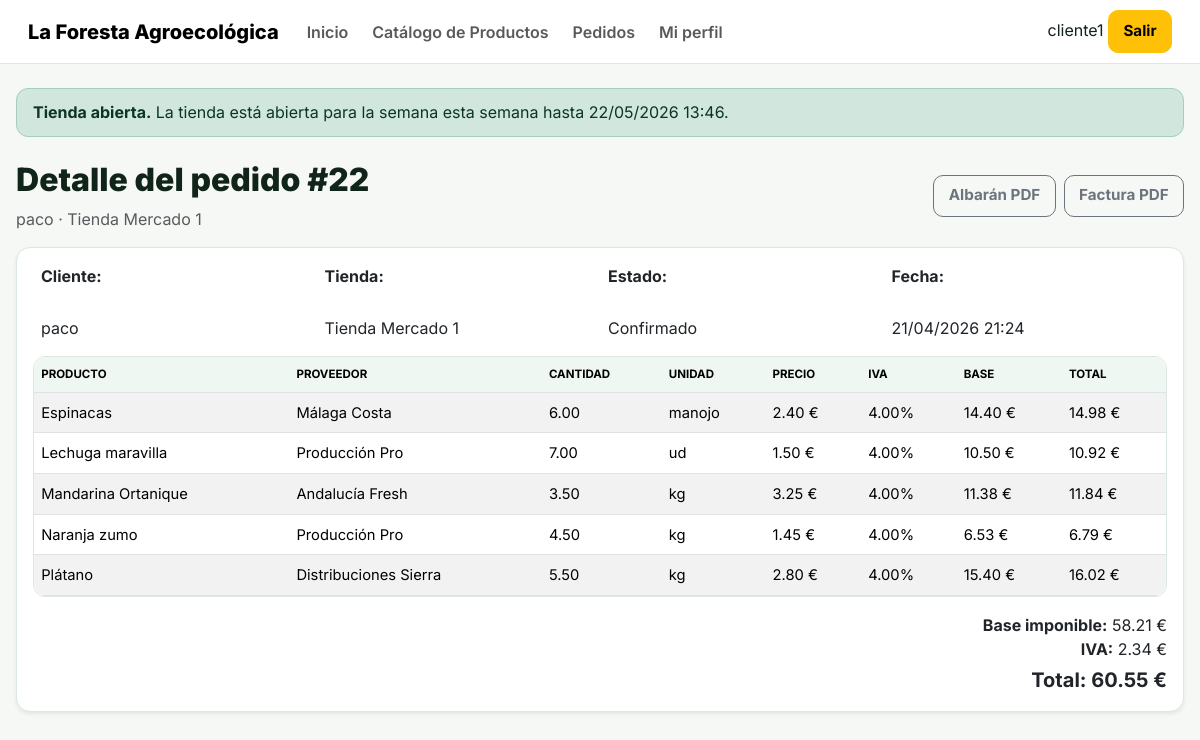
Screenshot of /pedidos/22/ (signed in) with the database file from the repository.
### orders/models.py (models this page shows, shortened)
class Pedido(models.Model):
    BORRADOR = 'borrador'
    CONFIRMADO = 'confirmado'
    ANULADO = 'anulado'
    ESTADOS = [
        (BORRADOR, 'Borrador'),
        (CONFIRMADO, 'Confirmado'),
        (ANULADO, 'Anulado'),
    ]
    ciclo = models.ForeignKey(OrderCycle, on_delete=models.PROTECT, related_name='pedidos')
    usuario = models.ForeignKey(settings.AUTH_USER_MODEL, on_delete=models.PROTECT, related_name='pedidos')
    cliente = models.ForeignKey(Cliente, on_delete=models.PROTECT, related_name='pedidos')
    tienda = models.ForeignKey(Tienda, on_delete=models.PROTECT, related_name='pedidos')
    estado = models.CharField(max_length=20, choices=ESTADOS, default=BORRADOR)
    observaciones = models.TextField(blank=True)
    creado_en = models.DateTimeField(auto_now_add=True)
    actualizado_en = models.DateTimeField(auto_now=True)
    class Meta:
        ordering = ['-creado_en']
    @property
    def subtotal(self):
        return quantize_2(sum((linea.subtotal for linea in self.lineas.all()), Decimal('0.00')))
    @property
    def total_iva(self):
        return quantize_2(sum((linea.iva_total for linea in self.lineas.all()), Decimal('0.00')))
    @property
    def total(self):
        return quantize_2(self.subtotal + self.total_iva)
    def puede_editarse_por(self, user):
        if user.is_superuser:
            return True
        if self.usuario_id != user.id:
            return False
        if self.estado == self.ANULADO:
            return False
        return self.ciclo.esta_abierto

class LineaPedido(models.Model):
    pedido = models.ForeignKey(Pedido, on_delete=models.CASCADE, related_name='lineas')
    producto = models.ForeignKey(Producto, on_delete=models.PROTECT)
    proveedor_snapshot = models.ForeignKey(Proveedor, on_delete=models.PROTECT, related_name='+')
    nombre_producto_snapshot = models.CharField(max_length=150)
    unidad_medida_snapshot = models.CharField(max_length=20)
    precio_unitario_snapshot = models.DecimalField(max_digits=10, decimal_places=2)
    iva_snapshot = models.DecimalField(max_digits=4, decimal_places=2, default=Decimal('4.00'))
    cantidad = models.DecimalField(max_digits=10, decimal_places=2, default=Decimal('0.00'))
    class Meta:
        ordering = ['nombre_producto_snapshot']
        unique_together = ('pedido', 'producto')
    @property
    def subtotal(self):
        return quantize_2(self.cantidad * self.precio_unitario_snapshot)
    @property
    def iva_total(self):
        return quantize_2(self.subtotal * (self.iva_snapshot / Decimal('100')))
    @property
    def total_con_iva(self):
        return quantize_2(self.subtotal + self.iva_total)

### accounts/models.py (models this page shows, shortened)
class Cliente(models.Model):
    nombre = models.CharField(max_length=150)
    nif = models.CharField(max_length=20, blank=True)
    telefono = models.CharField(max_length=30, blank=True)
    email = models.EmailField(blank=True)
    direccion = models.TextField(blank=True)
    direccion_facturacion = models.TextField(blank=True)
    activo = models.BooleanField(default=True)
    usuarios = models.ManyToManyField(settings.AUTH_USER_MODEL, related_name='clientes', blank=True)
    class Meta:
        ordering = ['nombre']

class Tienda(models.Model):
    cliente = models.ForeignKey(Cliente, on_delete=models.CASCADE, related_name='tiendas')
    nombre = models.CharField(max_length=150)
    direccion = models.TextField(blank=True)
    direccion_facturacion = models.TextField(blank=True)
    telefono = models.CharField(max_length=30, blank=True)
    email = models.EmailField(blank=True)
    activa = models.BooleanField(default=True)
    class Meta:
        ordering = ['cliente__nombre', 'nombre']
        unique_together = ('cliente', 'nombre')

### catalog/models.py (models this page shows, shortened)
class Proveedor(models.Model):
    nombre = models.CharField(max_length=150)
    contacto = models.CharField(max_length=150, blank=True)
    telefono = models.CharField(max_length=30, blank=True)
    email = models.EmailField(blank=True)
    direccion = models.TextField(blank=True)
    observaciones = models.TextField(blank=True)
    activo = models.BooleanField(default=True)
    class Meta:
        ordering = ['nombre']

### orders/views.py (the view)
# urls.py: path('<int:pk>/', views.pedido_detail, name='pedido_detail'),
@login_required
def pedido_detail(request, pk):
    pedido = get_object_or_404(
        Pedido.objects.select_related('cliente', 'tienda', 'usuario', 'ciclo').prefetch_related('lineas__proveedor_snapshot'),
        pk=pk,
    )
    if not request.user.is_superuser and pedido.usuario_id != request.user.id:
        raise Http404
    lineas = pedido.lineas.filter(cantidad__gt=0)
    return render(request, 'orders/pedido_detail.html', {'pedido': pedido, 'lineas': lineas})

### core/context_processors.py (called while the page is built, shortened)
def shop_status(request):
    now = timezone.now()
    ciclo = OrderCycle.objects.filter(
        cerrado=False,
        inicio__lte=now,
        cierre__gte=now
    ).order_by('-inicio').first()
    if ciclo:
        shop_open = True
        shop_status_message = f'La tienda está abierta para la semana {ciclo.nombre} hasta {ciclo.cierre.strftime("%d/%m/%Y %H:%M")}.'
    return {
        'shop_open': shop_open,
        'shop_status_message': shop_status_message,
        'APP_DISPLAY_NAME': getattr(settings, 'APP_DISPLAY_NAME', 'La Foresta Agroecológica'),
    }

### core/templatetags/core_extras.py (called while the page is built)
@register.filter
def money(value):
    if value in (None, ''):
        value = Decimal('0.00')
    if not isinstance(value, Decimal):
        value = Decimal(str(value))
    return f"{value.quantize(Decimal('0.01'), rounding=ROUND_HALF_UP):.2f}"

@register.filter
def qty2(value):
    return money(value)

@register.filter
def can_edit(pedido, user):
    return pedido.puede_editarse_por(user)

### orders/models.py (called while the page is built)
def quantize_2(value):
    if not isinstance(value, Decimal):
        value = Decimal(str(value))
    return value.quantize(Decimal('0.01'), rounding=ROUND_HALF_UP)

    @property
    def esta_abierto(self):
        from django.utils import timezone
        now = timezone.now()
        return not self.cerrado and self.inicio <= now <= self.cierre

### templates/orders/pedido_detail.html (shortened to what this page needs)
{% extends 'base.html' %}
{% load core_extras %}
{% block content %}
<div class="page-hero">
  <div>
    <h1 class="mb-2">Detalle del pedido #{{ pedido.id }}</h1>
    <p class="text-muted mb-0">{{ pedido.cliente.nombre }} · {{ pedido.tienda.nombre }}</p>
  </div>
  <div class="d-flex gap-2 flex-wrap">
      <a class="btn btn-outline-secondary" href="{% url 'albaran_individual_pdf' pedido.id %}">Albarán PDF</a>
      <a class="btn btn-outline-secondary" href="{% url 'factura_pdf' pedido.id %}">Factura PDF</a>
  </div>
</div>
<div class="card panel-card shadow-sm border-0">
  <div class="card-body">
    <div class="row mb-3 g-3">
      <div class="col-md-3"><strong>Cliente:</strong><br>{{ pedido.cliente.nombre }}</div>
      <div class="col-md-3"><strong>Tienda:</strong><br>{{ pedido.tienda.nombre }}</div>
      <div class="col-md-3"><strong>Estado:</strong><br>{{ pedido.get_estado_display }}</div>
      <div class="col-md-3"><strong>Fecha:</strong><br>{{ pedido.creado_en|date:'d/m/Y H:i' }}</div>
    </div>
    <div class="table-responsive">
      <table class="table table-striped align-middle">
        <thead><tr><th>Producto</th><th>Proveedor</th><th>Cantidad</th><th>Unidad</th><th>Precio</th><th>IVA</th><th>Base</th><th>Total</th></tr></thead>
        <tbody>
            {% for linea in lineas %}
            <tr>
                <td data-label="Producto">{{ linea.nombre_producto_snapshot }}</td>
                <td data-label="Proveedor">{{ linea.proveedor_snapshot.nombre }}</td>
                <td data-label="Cantidad">{{ linea.cantidad|qty2 }}</td>
                <td data-label="Unidad">{{ linea.unidad_medida_snapshot }}</td>
                <td data-label="Precio">{{ linea.precio_unitario_snapshot|money }} €</td>
                <td data-label="IVA">{{ linea.iva_snapshot|money }}%</td>
                <td data-label="Subtotal">{{ linea.subtotal|money }} €</td>
                <td data-label="Total">{{ linea.total_con_iva|money }} €</td>
            </tr>
            {% empty %}
            <tr><td colspan="8" class="text-center text-muted">No hay líneas en este pedido.</td></tr>
            {% endfor %}
        </tbody>
      </table>
    </div>
    <div class="text-end mt-3">
      <div><strong>Base imponible:</strong> {{ pedido.subtotal|money }} €</div>
      <div><strong>IVA:</strong> {{ pedido.total_iva|money }} €</div>
      <div class="fw-bold fs-5 mt-1">Total: {{ pedido.total|money }} €</div>
    </div>
  </div>
</div>
{% endblock %}

### templates/base.html (shortened to what this page needs)
{% load static %}
<!DOCTYPE html>
<html lang="es">
<head>
  <link rel="stylesheet" href="https://cdn.jsdelivr.net/npm/bootstrap@5.3.3/dist/css/bootstrap.min.css">
  <link rel="stylesheet" href="{% static 'css/styles.css' %}">
</head>
<body class="app-body">
<nav class="navbar navbar-expand-lg app-navbar">
  <div class="container-fluid app-container">
    <a class="navbar-brand brand-mark" href="{% url 'dashboard_redirect' %}">
      <span>{{ APP_DISPLAY_NAME|default:"La Foresta Agroecológica" }}</span>
    </a>
    {% if user.is_authenticated %}
    <div class="collapse navbar-collapse" id="mainNav">
      <ul class="navbar-nav me-auto mb-2 mb-lg-0 nav-pills-soft">
        <li class="nav-item"><a class="nav-link" href="{% url 'dashboard_redirect' %}">Inicio</a></li>
        <li class="nav-item"><a class="nav-link" href="{% url 'product_table' %}">Catálogo de Productos</a></li>
        <li class="nav-item"><a class="nav-link" href="{% url 'pedido_list' %}">Pedidos</a></li>
        <li class="nav-item"><a class="nav-link" href="{% url 'profile_edit' %}">Mi perfil</a></li>
      </ul>
      <div class="user-chip-wrap">
        <span class="user-chip">{{ user.username }}</span>
        <a class="btn btn-warning btn-sm btn-soft-warning" href="{% url 'logout' %}">Salir</a>
      </div>
    </div>
    {% endif %}
  </div>
</nav>
<main class="container py-4 app-container">
  {% if user.is_authenticated %}
    <div class="alert status-alert {% if shop_open %}alert-success{% else %}alert-warning{% endif %} mb-4" role="alert">
      <strong>{% if shop_open %}Tienda abierta{% else %}Tienda cerrada{% endif %}.</strong>
      {{ shop_status_message }}
    </div>
  {% endif %}
  {% block content %}{% endblock %}
</main>
</body>
</html>

### static/css/styles.css (style rules this page uses)
:root { --bg: #f6f8f6; --panel: #ffffff; --text: #10241a; --muted: #5f6f66; --green: #238447; --green-dark: #176332; --green-soft: #e8f5ec; --line: #dbe7df; --warning-bg: #fff6dc; --warning-line: #f2d47b; --shadow: 0 4px 14px rgba(20,60,35,.07); --radius: 14px; }
* { box-sizing: border-box; }
body { margin: 0; font-family: Inter, system-ui, sans-serif; color: var(--text); background: #f6f8f6; min-height: 100vh; overflow-x: hidden; }
.navbar { background: rgba(255,255,255,.96) !important; backdrop-filter: blur(10px); border-bottom: 1px solid var(--line); padding: .65rem 1rem; }
.navbar-brand { font-weight: 800; }
.nav-link { font-weight: 600; border-radius: 999px; padding: .45rem .75rem !important; }
.container { max-width: 1280px; padding: .8rem 1rem; }
h1 { font-size: 2rem; font-weight: 850; margin-bottom: .25rem; }
p { color: var(--muted); margin-bottom: .6rem; }
.alert { border-radius: 12px; padding: .7rem 1rem; margin-bottom: 1rem; }
.card { border-radius: var(--radius) !important; border: 1px solid var(--line) !important; box-shadow: var(--shadow); margin-bottom: 1rem; }
.card-body { padding: 1rem !important; }
.btn { border-radius: 10px !important; font-weight: 700 !important; padding: .55rem .9rem !important; font-size: .95rem !important; }
.card .row.g-3 > div { display: flex; flex-direction: column; gap: .25rem; }
.table-responsive { border-radius: 12px; overflow-x: auto; box-shadow: none; border: 1px solid var(--line); }
.table { background: white; margin: 0 !important; font-size: .92rem; }
.table th { background: #eef7f1; text-transform: uppercase; font-size: .72rem; padding: .55rem .45rem !important; white-space: nowrap; }
.table td { padding: .55rem .45rem !important; vertical-align: middle; }
.page-hero { display: flex; justify-content: space-between; align-items: center; flex-wrap: wrap; gap: .7rem; margin-bottom: 1rem; }
.row { margin-left: 0; margin-right: 0; }

### rows the page displays
Pedido: id "22", cliente.nombre "paco", tienda.nombre "Tienda Mercado 1", estado "Confirmado", creado_en "21/04/2026 21:24", subtotal "58.21", total_iva "2.34", total "60.55"
LineaPedido: nombre_producto_snapshot "Espinacas", proveedor_snapshot.nombre "Málaga Costa", cantidad|qty2 "6.00", unidad_medida_snapshot "manojo", precio_unitario_snapshot "2.40", iva_snapshot "4.00", subtotal "14.40", total_con_iva "14.98"
LineaPedido: nombre_producto_snapshot "Lechuga maravilla", proveedor_snapshot.nombre "Producción Pro", cantidad|qty2 "7.00", unidad_medida_snapshot "ud", precio_unitario_snapshot "1.50", iva_snapshot "4.00", subtotal "10.50", total_con_iva "10.92"
LineaPedido: nombre_producto_snapshot "Mandarina Ortanique", proveedor_snapshot.nombre "Andalucía Fresh", cantidad|qty2 "3.50", unidad_medida_snapshot "kg", precio_unitario_snapshot "3.25", iva_snapshot "4.00", subtotal "11.38", total_con_iva "11.84"
LineaPedido: nombre_producto_snapshot "Naranja zumo", proveedor_snapshot.nombre "Producción Pro", cantidad|qty2 "4.50", unidad_medida_snapshot "kg", precio_unitario_snapshot "1.45", iva_snapshot "4.00", subtotal "6.53", total_con_iva "6.79"
LineaPedido: nombre_producto_snapshot "Plátano", proveedor_snapshot.nombre "Distribuciones Sierra", cantidad|qty2 "5.50", unidad_medida_snapshot "kg", precio_unitario_snapshot "2.80", iva_snapshot "4.00", subtotal "15.40", total_con_iva "16.02"

### other values shown
{{ APP_DISPLAY_NAME|default:"La Foresta Agroecológica" }} "La Foresta Agroecológica"
{{ user.username }} "cliente1"
{{ shop_status_message }} "La tienda está abierta para la semana esta semana hasta 22/05/2026 13:46."
